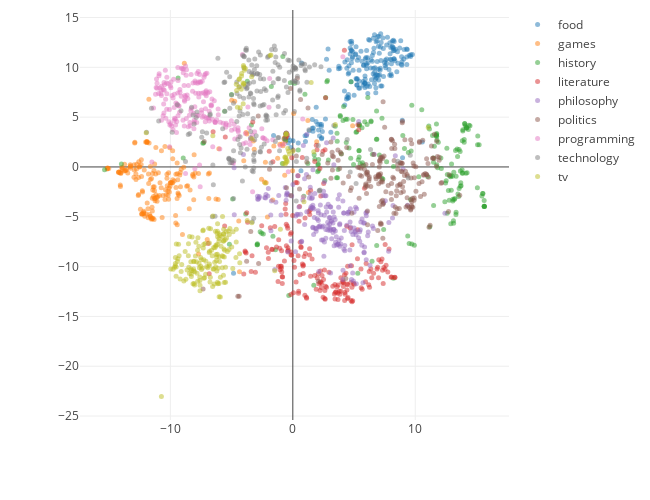

The code cell stored with this chart in its notebook:
### Code cell
%%time
plot_tsne(sample_tags(df, tags=group_2, n=200))

### Figure 1 — Plotly figure (JSON) as saved in the notebook; plotly's stock layout.template omitted (floating-point values rounded to 4 significant figures; data arrays with more than 128 entries replaced by an {"elided": "..."} marker saying what was removed)
{"data": [{"hoverinfo": "text", "marker": {"opacity": 0.5, "size": 5}, "mode": "markers", "name": "food", "text": {"elided": "200 str values"}, "type": "scatter", "x": {"elided": "200 float values"}, "y": {"elided": "200 float values"}}, {"hoverinfo": "text", "marker": {"opacity": 0.5, "size": 5}, "mode": "markers", "name": "games", "text": {"elided": "200 str values"}, "type": "scatter", "x": {"elided": "200 float values"}, "y": {"elided": "200 float values"}}, {"hoverinfo": "text", "marker": {"opacity": 0.5, "size": 5}, "mode": "markers", "name": "history", "text": {"elided": "200 str values"}, "type": "scatter", "x": {"elided": "200 float values"}, "y": {"elided": "200 float values"}}, {"hoverinfo": "text", "marker": {"opacity": 0.5, "size": 5}, "mode": "markers", "name": "literature", "text": {"elided": "200 str values"}, "type": "scatter", "x": {"elided": "200 float values"}, "y": {"elided": "200 float values"}}, {"hoverinfo": "text", "marker": {"opacity": 0.5, "size": 5}, "mode": "markers", "name": "philosophy", "text": {"elided": "200 str values"}, "type": "scatter", "x": {"elided": "200 float values"}, "y": {"elided": "200 float values"}}, {"hoverinfo": "text", "marker": {"opacity": 0.5, "size": 5}, "mode": "markers", "name": "politics", "text": {"elided": "200 str values"}, "type": "scatter", "x": {"elided": "200 float values"}, "y": {"elided": "200 float values"}}, {"hoverinfo": "text", "marker": {"opacity": 0.5, "size": 5}, "mode": "markers", "name": "programming", "text": {"elided": "200 str values"}, "type": "scatter", "x": {"elided": "200 float values"}, "y": {"elided": "200 float values"}}, {"hoverinfo": "text", "marker": {"opacity": 0.5, "size": 5}, "mode": "markers", "name": "technology", "text": {"elided": "200 str values"}, "type": "scatter", "x": {"elided": "200 float values"}, "y": {"elided": "200 float values"}}, {"hoverinfo": "text", "marker": {"opacity": 0.5, "size": 5}, "mode": "markers", "name": "tv", "text": {"elided": "200 str values"}, "type": "scatter", "x": {"elided": "200 float values"}, "y": {"elided": "200 float values"}}], "layout": {"height": 500, "hovermode": "closest", "margin": {"t": 10}, "width": 650}}
